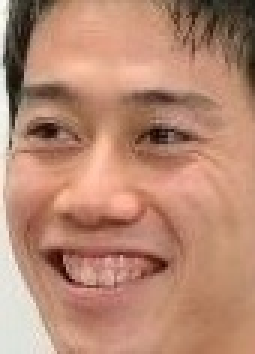
#> input picture data/Training/male/066945.jpg.jpg, 85 x 118 px (shown 3 times larger)
$ python algoritma.py
#> lines starting #> are read from the running program, lines starting #| are printed output that depends on the picture; after the words box and inside, x2 and y2 are one past the last pixel; in counts of white or black regions, pixels touching at a corner belong together
import cv2
from sklearn.model_selection import train_test_split
import pandas as pd
import os
import matplotlib.pyplot as plt


from sklearn.datasets import fetch_openml  # veri kümesi için kullanılır
from skimage.filters import threshold_otsu


from sklearn.tree import DecisionTreeClassifier # karar ağacı sınıflandırma modeli
from sklearn.ensemble import RandomForestClassifier # rastgele orman sınıflandırma modeli

from sklearn.metrics import accuracy_score # başarım ölçütü
from sklearn.metrics import f1_score # başarım ölçütü

from sklearn.metrics import confusion_matrix , ConfusionMatrixDisplay # confusion matrix hesaplama ve gösterimi

import numpy as np


location = "data/Training/"

training_data = []

gender = ["male" , "female"]


for x in gender:
    num_gender = gender.index(x)
    for i in os.listdir(location+str(x)):
        data = cv2.imread(location + x + "/" + str(i) )
#> data is the input picture: shape (118, 85, 3); mean B, G, R 114.2, 136.5, 183.3
        data_1 = cv2.cvtColor(data , cv2.COLOR_BGR2GRAY)
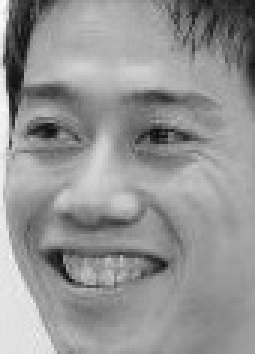
#> data_1: shape (118, 85) (shown 3 times larger); min 9, max 251, mean 148
        data_2 = cv2.resize(data_1 , (50,50))
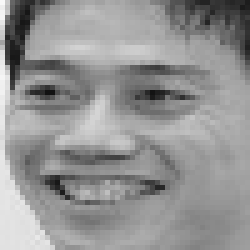
#> data_2: shape (50, 50) (shown 5 times larger); min 18, max 248, mean 147.8
        training_data.append([data_2 , num_gender])
#> pass 2 of the loop `for x in gender:`:
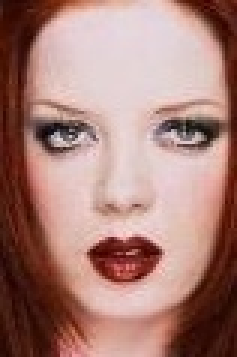
#> input picture data/Training/female/113537.jpg.jpg, 79 x 119 px (shown 3 times larger)
#> data is the input picture: shape (119, 79, 3); mean B, G, R 119.8, 127.6, 168.6
#> `data_1 = cv2.cvtColor(data , cv2.COLOR_BGR2GRAY)`:
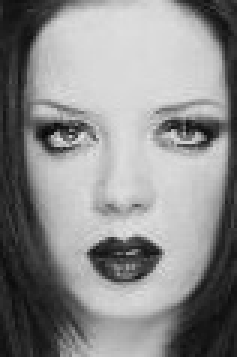
#> data_1: shape (119, 79) (shown 3 times larger); min 3, max 228, mean 139
#> `data_2 = cv2.resize(data_1 , (50,50))`:
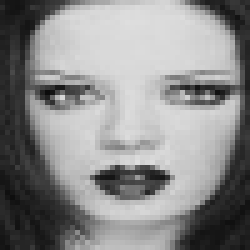
#> data_2: shape (50, 50) (shown 5 times larger); min 12, max 223, mean 138.8

main_data = pd.DataFrame(training_data)
#> main_data = table of 2 rows and 2 columns

main_data['Gender'] = main_data[1]
del main_data[1]

main_data['Images'] = main_data[0]

del main_data[0]


X_clean = []
for image in main_data["Images"] :
    threshold_value = threshold_otsu(image)
    binary_image = image > threshold_value
    X_clean.append(binary_image.flatten())
#> this loop made 2 passes
#> threshold_value on passes 1 to 2: 127, 122
#> pass 1, `binary_image = image > threshold_value`:
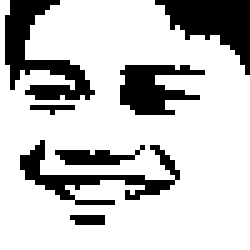
#> binary_image: shape (50, 50) bool (shown 5 times larger); 77.2% white; 7 black regions (2 under 20 px), largest, box (x1, y1, x2, y2) and area: (1, 0, 19, 20) 150, (31, 0, 50, 15) 140, (4, 28, 36, 41) 116, (24, 13, 41, 23) 103, (11, 29, 29, 33) 38
#> pass 2, `binary_image = image > threshold_value`:
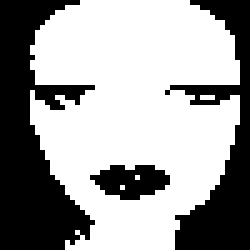
#> binary_image: shape (50, 50) bool (shown 5 times larger); 62% white; 3 black regions, box (x1, y1, x2, y2) and area: (0, 0, 19, 50) 538, (33, 0, 50, 50) 337, (18, 33, 34, 40) 76
#> after the loop, X_clean = 2 items


x_train , x_test , y_train , y_test = train_test_split(X_clean , main_data["Gender"] , test_size=0.2 , random_state=42)
#> x_train = 1 item; x_test = 1 item


model =  RandomForestClassifier()

# model eğitimi
model.fit(x_train , y_train)

# test veri kümesi üzerinden tahmin yapılması

y_pred = model.predict(x_test)
#> y_pred = [0]


accuracy = accuracy_score(y_test , y_pred)
#> accuracy = 0
print("accuracy: " , accuracy)
#| accuracy:  0.0
image_array = np.array(image)
def algorithm(img):
    threshold_value = threshold_otsu(img)
    binary_image = img > threshold_value
    image_array = binary_image.flatten()
    image_array = image_array.reshape(1,-1)
    prediction= model.predict(image_array)
